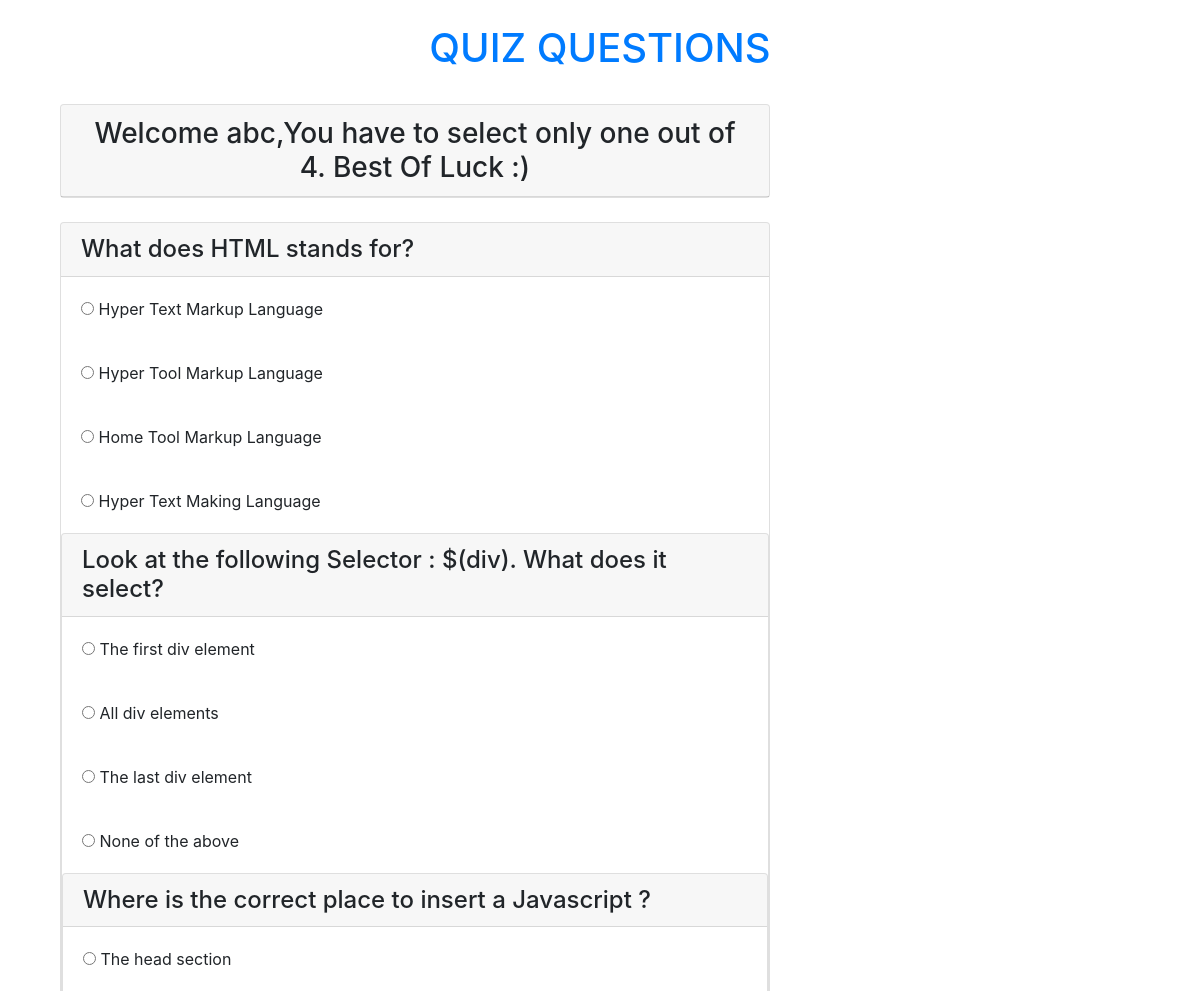
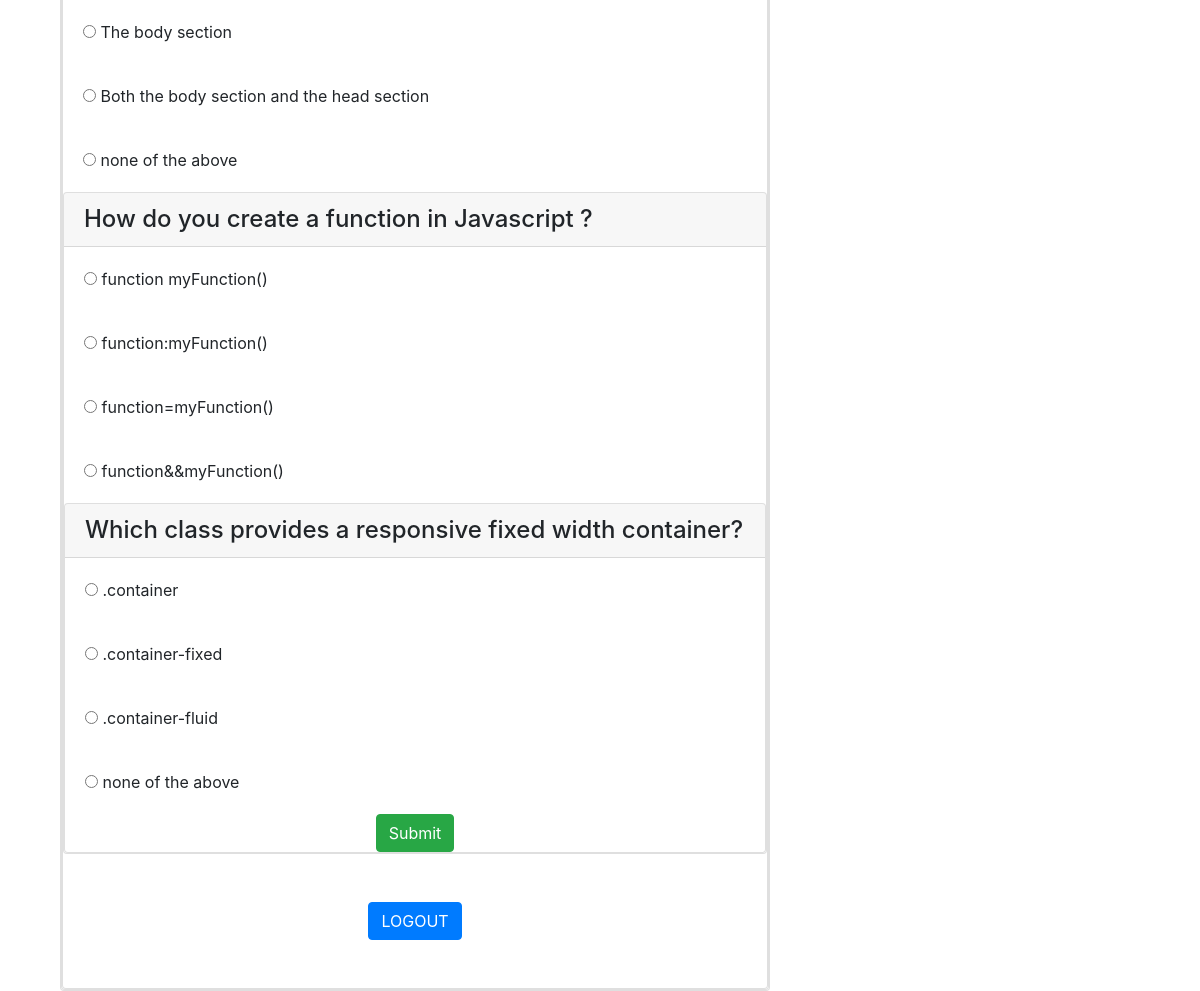
The page /home.php (signed in) on the database its author committed (2 pictures, top to bottom).
### tables this page shows
CREATE TABLE `questions` (
  `qid` int(250) NOT NULL,
  `question` varchar(250) DEFAULT NULL,
  `ans_id` int(250) DEFAULT NULL
);

CREATE TABLE `answers` (
  `aid` int(250) NOT NULL,
  `answer` varchar(250) DEFAULT NULL,
  `ans_id` int(250) DEFAULT NULL
);

### home.php (the view, shortened to what this page needs)
<?php
$con = mysqli_connect('localhost','root');
   	mysqli_select_db($con,'quizdbase');
?>
<!DOCTYPE html>
<html>
<head>
  <link rel="stylesheet" href="https://maxcdn.bootstrapcdn.com/bootstrap/4.5.2/css/bootstrap.min.css">
</head>
<body>
<div class="container">
    <br><h1 class="text-center text-primary"> QUIZ QUESTIONS </h1><br>
    <div class="col-lg-8" m-auto d-block>
    <div class="card">
         <h3 class="text-center card-header">Welcome  <?php echo$_SESSION['username']; ?>,You have to select only one out of 4. Best Of Luck :)</h3>
    </div><br>
    <form action="check.php" method="post">
    <?php
       for($i=1 ; $i < 6 ; $i++){
        $q =  "select * from questions where qid = $i";
        $query = mysqli_query($con, $q);
        while($rows = mysqli_fetch_array($query) ){
            ?>
        <div class="card">
            <h4 class="card-header"><?php echo $rows['question']  ?></h4>
           <?php
             $q =  "select * from answers where ans_id = $i ";
             $query = mysqli_query($con, $q);
             while($rows = mysqli_fetch_array($query) ){
                 ?>
            <div class="card-body">
             <input type="radio" name="quizcheck[<?php echo $rows['ans_id']; ?>]" value="<?php echo $rows['aid'];  ?>">
            <?php echo $rows['answer'];?>
            </div>
        <?php
        }
    }
    }
     ?>
     <input type="submit" name="submit" value="Submit" class="btn btn-success m-auto d-block">
 </form>
 </div>
 </div><br><br>
<div class="m-auto d-block">
    <a href="logout.php" class="btn btn-primary" >LOGOUT</a>
</div><br><br>
</body>
</html>

### rows shown on the page
questions: question "What does HTML stands for?"
answers: answer "Hyper Text Markup Language"
answers: answer "Hyper Tool Markup Language"
answers: answer "Home Tool Markup Language"
answers: answer "Hyper Text Making Language"
questions: question "Look at the following Selector : $(div). What does it select?"
answers: answer "The first div element"
answers: answer "All div elements"
answers: answer "The last div element"
answers: answer "None of the above"
questions: question "Where is the correct place to insert a Javascript ?"
answers: answer "The head section"
answers: answer "The body section"
answers: answer "Both the body section and the head section"
answers: answer "none of the above"
questions: question "How do you create a function in Javascript ?"
answers: answer "function myFunction()"
answers: answer "function:myFunction()"
answers: answer "function=myFunction()"
answers: answer "function&&myFunction()"
questions: question "Which class provides a responsive fixed width container?"
answers: answer ".container"
answers: answer ".container-fixed"
answers: answer ".container-fluid"
answers: answer "none of the above"

### other values the page prints
$_SESSION['username'] "abc"
